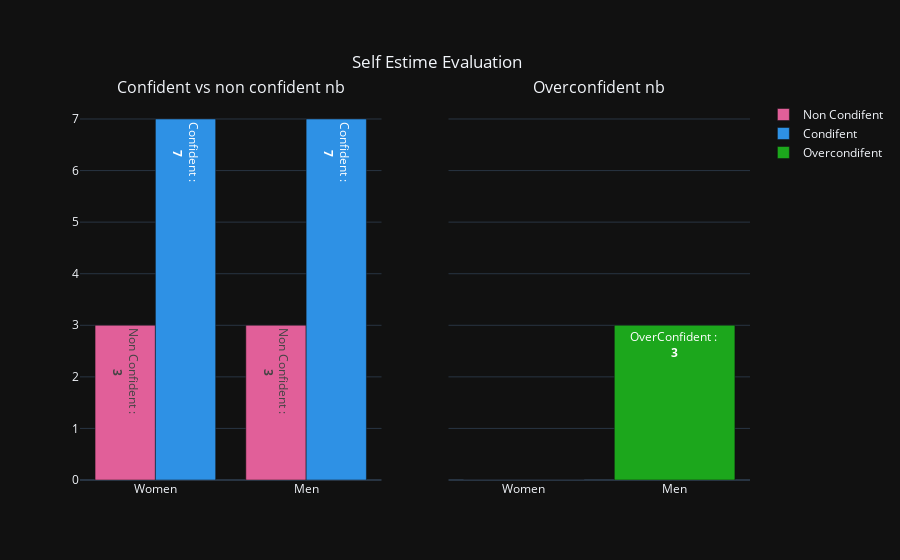

The code cell stored with this chart in its notebook:
### Code cell
# plot bar plot for comparison 
fig = make_subplots(
    rows=1, cols=2,
    shared_yaxes=True,
    subplot_titles=("Confident vs non confident nb", "Overconfident nb")
    )
  

fig.add_trace(go.Bar(
      x=['Women','Men'],
      y=[confident_list_W[1],confident_list_M[1]],
      marker_color=cols[1],
      name='Non Condifent',
      texttemplate = "Non Confident : <br> <b>%{value}</b> ",
      textposition = "inside"
),
row=1,col=1)


fig.add_trace(go.Bar(
      x=['Women','Men'],
      y=[confident_list_W[0],confident_list_M[0]],
      marker_color=cols[0],
      name='Condifent',
      texttemplate = "Confident : <br> <b>%{value}</b> ",
      textposition = "inside"
),
row=1,col=1)



fig.add_trace(go.Bar(
      x=['Women','Men'],
      y=[overconfident_W,overconfident_M],
      marker_color=cols[2],
      name='Overcondifent',
      texttemplate = "OverConfident : <br> <b>%{value}</b> ",
      textposition = "outside"
),
row=1,col=2)
  
fig.update_layout(
  template = 'plotly_dark',
  title={
        'text': "Self Estime Evaluation",
        'y':0.9,
        'x':0.485,
        'xanchor': 'center',
        'yanchor': 'top'},

  showlegend=True
)
fig.update_traces(textposition='inside')
fig.show()

### Figure 1 — Plotly figure (JSON) as saved in the notebook; plotly's stock layout.template omitted (floating-point values rounded to 4 significant figures)
{"data": [{"marker": {"color": "#E15F99"}, "name": "Non Condifent", "textposition": "inside", "texttemplate": "Non Confident : <br> <b>%{value}</b> ", "type": "bar", "x": ["Women", "Men"], "xaxis": "x", "y": [3, 3], "yaxis": "y"}, {"marker": {"color": "#2E91E5"}, "name": "Condifent", "textposition": "inside", "texttemplate": "Confident : <br> <b>%{value}</b> ", "type": "bar", "x": ["Women", "Men"], "xaxis": "x", "y": [7, 7], "yaxis": "y"}, {"marker": {"color": "#1CA71C"}, "name": "Overcondifent", "textposition": "inside", "texttemplate": "OverConfident : <br> <b>%{value}</b> ", "type": "bar", "x": ["Women", "Men"], "xaxis": "x2", "y": [0, 3], "yaxis": "y2"}], "layout": {"annotations": [{"font": {"size": 16}, "showarrow": false, "text": "Confident vs non confident nb", "x": 0.225, "xanchor": "center", "xref": "paper", "y": 1, "yanchor": "bottom", "yref": "paper"}, {"font": {"size": 16}, "showarrow": false, "text": "Overconfident nb", "x": 0.775, "xanchor": "center", "xref": "paper", "y": 1, "yanchor": "bottom", "yref": "paper"}], "showlegend": true, "title": {"text": "Self Estime Evaluation", "x": 0.485, "xanchor": "center", "y": 0.9, "yanchor": "top"}, "xaxis": {"anchor": "y", "domain": [0, 0.45]}, "xaxis2": {"anchor": "y2", "domain": [0.55, 1]}, "yaxis": {"anchor": "x", "domain": [0, 1]}, "yaxis2": {"anchor": "x2", "domain": [0, 1], "matches": "y", "showticklabels": false}}}
